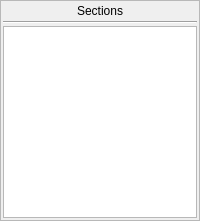
         <widget class="QFrame" name="frame_25">
          <property name="minimumSize">
           <size>
            <width>200</width>
            <height>0</height>
           </size>
          </property>
          <property name="maximumSize">
           <size>
            <width>200</width>
            <height>16777215</height>
           </size>
          </property>
          <property name="frameShape">
           <enum>QFrame::StyledPanel</enum>
          </property>
          <property name="frameShadow">
           <enum>QFrame::Plain</enum>
          </property>
          <layout class="QVBoxLayout" name="verticalLayout_62" stretch="0,0,0">
           <property name="spacing">
            <number>2</number>
           </property>
           <property name="leftMargin">
            <number>2</number>
           </property>
           <property name="topMargin">
            <number>2</number>
           </property>
           <property name="rightMargin">
            <number>2</number>
           </property>
           <property name="bottomMargin">
            <number>2</number>
           </property>
           <item>
            <widget class="QLabel" name="pose_label_8">
             <property name="minimumSize">
              <size>
               <width>0</width>
               <height>16</height>
              </size>
             </property>
             <property name="text">
              <string>Sections</string>
             </property>
             <property name="alignment">
              <set>Qt::AlignCenter</set>
             </property>
            </widget>
           </item>
           <item>
            <widget class="Line" name="line_12">
             <property name="orientation">
              <enum>Qt::Horizontal</enum>
             </property>
            </widget>
           </item>
           <item>
            <widget class="QListWidget" name="sections_listWidget">
             <property name="sizePolicy">
              <sizepolicy hsizetype="Expanding" vsizetype="Expanding">
               <horstretch>0</horstretch>
               <verstretch>0</verstretch>
              </sizepolicy>
             </property>
             <property name="minimumSize">
              <size>
               <width>0</width>
               <height>0</height>
              </size>
             </property>
             <property name="maximumSize">
              <size>
               <width>10000</width>
               <height>10000</height>
              </size>
             </property>
             <property name="font">
              <font>
               <pointsize>10</pointsize>
               <weight>50</weight>
               <italic>false</italic>
               <bold>false</bold>
              </font>
             </property>
            </widget>
           </item>
          </layout>
         </widget>
